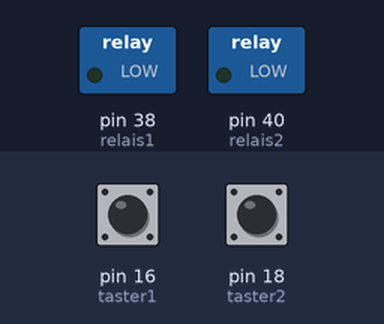
This program was run on a simulated Raspberry Pi (header pin numbers). Parts: switched loads named in the program (green lamp = pin HIGH). The inputs (shaded band) are chosen by the test bench; at power-on: pin 16 (taster1) HIGH, pin 18 (taster2) HIGH.

Above: at 1.2 s.
1.3 s: pin 16 (taster1) pulled LOW for 0.15 s
At 1.37 s:
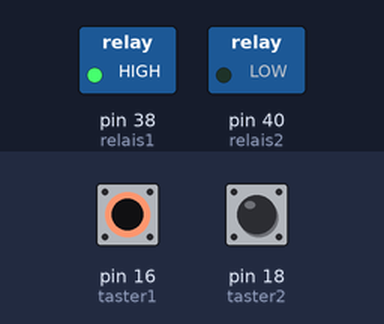
2.9 s: pin 18 (taster2) pulled LOW for 0.15 s
At 2.97 s:
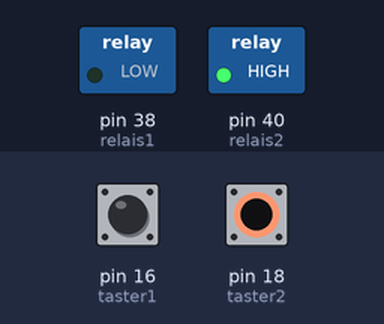
4.5 s: pin 18 (taster2) pulled LOW for 3.2 s
At 8.8 s:
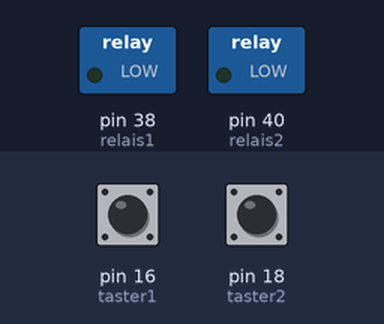
9.2 s: pin 16 (taster1) pulled LOW for 3.2 s
At 9.9 s:
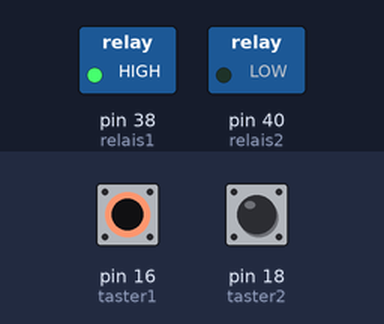
13.9 s: pin 16 (taster1) driven LOW and pin 18 (taster2) driven LOW
At 15.0 s:
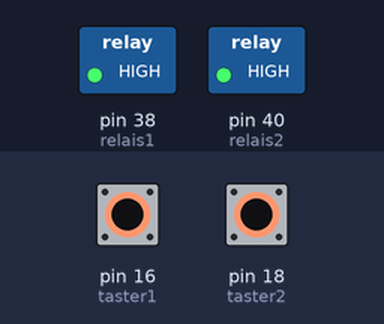
Timing chart, 0 to 16.4 s (numbered marks = the images above; inputs shaded):
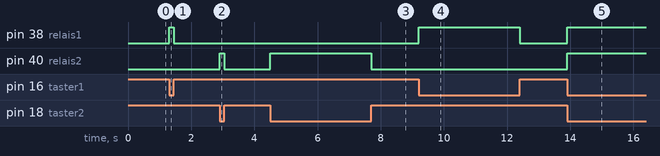

The program:

test.py
```python
import RPi.GPIO as GPIO

# Taster zu Pins zuordnen
taster1 = 16
taster2 = 18

# Relais zu Pins zuordnen
relais1 = 38
relais2 = 40

# Setup Board
GPIO.setmode(GPIO.BOARD)
GPIO.setwarnings(False)

# Setup Taster
GPIO.setup(taster1, GPIO.IN)
GPIO.setup(taster2, GPIO.IN)

# Setup Relais
GPIO.setup(relais1, GPIO.OUT)
GPIO.setup(relais2, GPIO.OUT)

while True:

    #Relais1 mit Taster1 schalten
    if GPIO.input(taster1) == GPIO.LOW:
        GPIO.output(relais1, GPIO.HIGH)
    else:
        GPIO.output(relais1, GPIO.LOW)


    #Relais2 mit Taster2 schalten
    if GPIO.input(taster2) == GPIO.LOW:
        GPIO.output(relais2, GPIO.HIGH)
    else:
        GPIO.output(relais2, GPIO.LOW)
```

Measured:
- after the input at 1.3 s, pin 38 (relais1): LOW → HIGH at once, → LOW 0.15 s later
- after the input at 2.9 s, pin 40 (relais2): LOW → HIGH at once, → LOW 0.15 s later
- after the input at 4.5 s, pin 40 (relais2): LOW → HIGH at once, → LOW 3.2 s later
- after the input at 9.2 s, pin 38 (relais1): LOW → HIGH at once, → LOW 3.2 s later
- after the input at 13.9 s, pin 38 (relais1), pin 40 (relais2): LOW → HIGH at once
